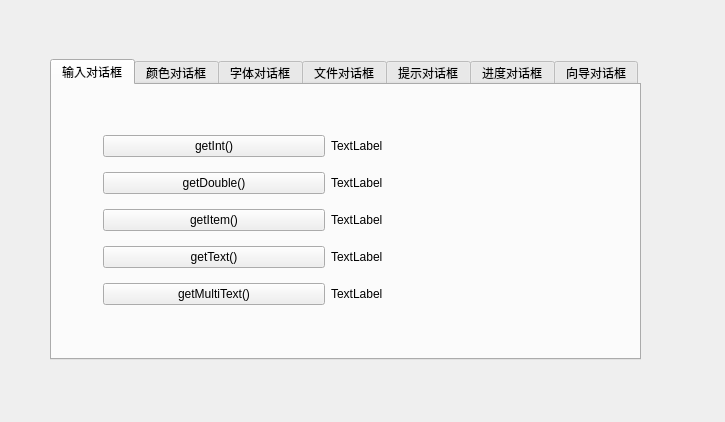
<?xml version="1.0" encoding="UTF-8"?>
<ui version="4.0">
 <class>StandardDialogs</class>
 <widget class="QWidget" name="StandardDialogs">
  <property name="geometry">
   <rect>
    <x>0</x>
    <y>0</y>
    <width>725</width>
    <height>422</height>
   </rect>
  </property>
  <property name="windowTitle">
   <string>StandardDialogs</string>
  </property>
  <widget class="QTabWidget" name="tabWidget">
   <property name="geometry">
    <rect>
     <x>50</x>
     <y>59</y>
     <width>591</width>
     <height>301</height>
    </rect>
   </property>
   <property name="currentIndex">
    <number>0</number>
   </property>
   <widget class="QWidget" name="getint">
    <attribute name="title">
     <string>输入对话框</string>
    </attribute>
    <widget class="QWidget" name="layoutWidget">
     <property name="geometry">
      <rect>
       <x>40</x>
       <y>30</y>
       <width>471</width>
       <height>211</height>
      </rect>
     </property>
     <layout class="QGridLayout" name="gridLayout">
      <item row="4" column="0">
       <widget class="QPushButton" name="getmtext">
        <property name="text">
         <string>getMultiText()</string>
        </property>
       </widget>
      </item>
      <item row="4" column="1">
       <widget class="QLabel" name="label_8">
        <property name="text">
         <string>TextLabel</string>
        </property>
       </widget>
      </item>
      <item row="0" column="0">
       <widget class="QPushButton" name="getint_3">
        <property name="text">
         <string>getInt()</string>
        </property>
       </widget>
      </item>
      <item row="2" column="0">
       <widget class="QPushButton" name="geiitem">
        <property name="text">
         <string>getItem()</string>
        </property>
       </widget>
      </item>
      <item row="0" column="1">
       <widget class="QLabel" name="label_input">
        <property name="text">
         <string>TextLabel</string>
        </property>
       </widget>
      </item>
      <item row="1" column="0">
       <widget class="QPushButton" name="getdouble">
        <property name="text">
         <string>getDouble()</string>
        </property>
       </widget>
      </item>
      <item row="2" column="1">
       <widget class="QLabel" name="label_3">
        <property name="text">
         <string>TextLabel</string>
        </property>
       </widget>
      </item>
      <item row="3" column="1">
       <widget class="QLabel" name="label_7">
        <property name="text">
         <string>TextLabel</string>
        </property>
       </widget>
      </item>
      <item row="3" column="0">
       <widget class="QPushButton" name="gettext">
        <property name="text">
         <string>getText()</string>
        </property>
       </widget>
      </item>
      <item row="1" column="1">
       <widget class="QLabel" name="label_2">
        <property name="text">
         <string>TextLabel</string>
        </property>
       </widget>
      </item>
     </layout>
    </widget>
   </widget>
   <widget class="QWidget" name="getcolor">
    <attribute name="title">
     <string>颜色对话框</string>
    </attribute>
    <widget class="QPushButton" name="btn_getcolor">
     <property name="geometry">
      <rect>
       <x>70</x>
       <y>60</y>
       <width>75</width>
       <height>23</height>
      </rect>
     </property>
     <property name="text">
      <string>getColor()</string>
     </property>
    </widget>
    <widget class="QCheckBox" name="check_alpha">
     <property name="geometry">
      <rect>
       <x>70</x>
       <y>130</y>
       <width>221</width>
       <height>41</height>
      </rect>
     </property>
     <property name="text">
      <string>是否显示透明度</string>
     </property>
    </widget>
    <widget class="QProgressBar" name="progressBar">
     <property name="geometry">
      <rect>
       <x>270</x>
       <y>140</y>
       <width>118</width>
       <height>23</height>
      </rect>
     </property>
     <property name="value">
      <number>24</number>
     </property>
    </widget>
   </widget>
   <widget class="QWidget" name="font">
    <attribute name="title">
     <string>字体对话框</string>
    </attribute>
    <widget class="QPushButton" name="btn_font_clicked">
     <property name="geometry">
      <rect>
       <x>110</x>
       <y>60</y>
       <width>75</width>
       <height>23</height>
      </rect>
     </property>
     <property name="text">
      <string>getFont()</string>
     </property>
    </widget>
    <widget class="QLabel" name="label_font">
     <property name="geometry">
      <rect>
       <x>230</x>
       <y>110</y>
       <width>54</width>
       <height>12</height>
      </rect>
     </property>
     <property name="text">
      <string>TextLabel</string>
     </property>
    </widget>
   </widget>
   <widget class="QWidget" name="dir">
    <attribute name="title">
     <string>文件对话框</string>
    </attribute>
    <widget class="QLineEdit" name="line_path">
     <property name="geometry">
      <rect>
       <x>10</x>
       <y>50</y>
       <width>251</width>
       <height>71</height>
      </rect>
     </property>
    </widget>
    <widget class="QPushButton" name="btn_dir">
     <property name="geometry">
      <rect>
       <x>290</x>
       <y>70</y>
       <width>101</width>
       <height>23</height>
      </rect>
     </property>
     <property name="text">
      <string>获取文件夹</string>
     </property>
    </widget>
    <widget class="QPushButton" name="btn_file">
     <property name="geometry">
      <rect>
       <x>290</x>
       <y>110</y>
       <width>111</width>
       <height>23</height>
      </rect>
     </property>
     <property name="text">
      <string>打开一个文件</string>
     </property>
    </widget>
    <widget class="QPushButton" name="btn_files">
     <property name="geometry">
      <rect>
       <x>290</x>
       <y>150</y>
       <width>111</width>
       <height>23</height>
      </rect>
     </property>
     <property name="text">
      <string>打开多个文件</string>
     </property>
    </widget>
    <widget class="QPushButton" name="btn_savefile">
     <property name="geometry">
      <rect>
       <x>290</x>
       <y>190</y>
       <width>111</width>
       <height>23</height>
      </rect>
     </property>
     <property name="text">
      <string>保存文件</string>
     </property>
    </widget>
   </widget>
   <widget class="QWidget" name="critical">
    <attribute name="title">
     <string>提示对话框</string>
    </attribute>
    <widget class="QWidget" name="layoutWidget">
     <property name="geometry">
      <rect>
       <x>90</x>
       <y>80</y>
       <width>261</width>
       <height>151</height>
      </rect>
     </property>
     <layout class="QGridLayout" name="gridLayout_2">
      <item row="0" column="0">
       <widget class="QPushButton" name="btn_critical">
        <property name="text">
         <string>critical()</string>
        </property>
       </widget>
      </item>
      <item row="0" column="1">
       <widget class="QPushButton" name="btn_warning">
        <property name="text">
         <string>warning()</string>
        </property>
       </widget>
      </item>
      <item row="1" column="0">
       <widget class="QPushButton" name="btn_info">
        <property name="text">
         <string>information()</string>
        </property>
       </widget>
      </item>
      <item row="1" column="1">
       <widget class="QPushButton" name="btn_message">
        <property name="text">
         <string>showMessage()</string>
        </property>
       </widget>
      </item>
      <item row="2" column="0">
       <widget class="QPushButton" name="btn_question">
        <property name="text">
         <string>question()</string>
        </property>
       </widget>
      </item>
     </layout>
    </widget>
   </widget>
   <widget class="QWidget" name="progress">
    <attribute name="title">
     <string>进度对话框</string>
    </attribute>
    <widget class="QPushButton" name="btn_progress">
     <property name="geometry">
      <rect>
       <x>70</x>
       <y>60</y>
       <width>251</width>
       <height>41</height>
      </rect>
     </property>
     <property name="text">
      <string>进度</string>
     </property>
    </widget>
   </widget>
   <widget class="QWidget" name="wizard">
    <attribute name="title">
     <string>向导对话框</string>
    </attribute>
    <widget class="QPushButton" name="btn_wizard">
     <property name="geometry">
      <rect>
       <x>140</x>
       <y>100</y>
       <width>75</width>
       <height>23</height>
      </rect>
     </property>
     <property name="text">
      <string>弹出向导</string>
     </property>
    </widget>
   </widget>
  </widget>
 </widget>
 <layoutdefault spacing="6" margin="11"/>
 <resources/>
 <connections/>
</ui>
